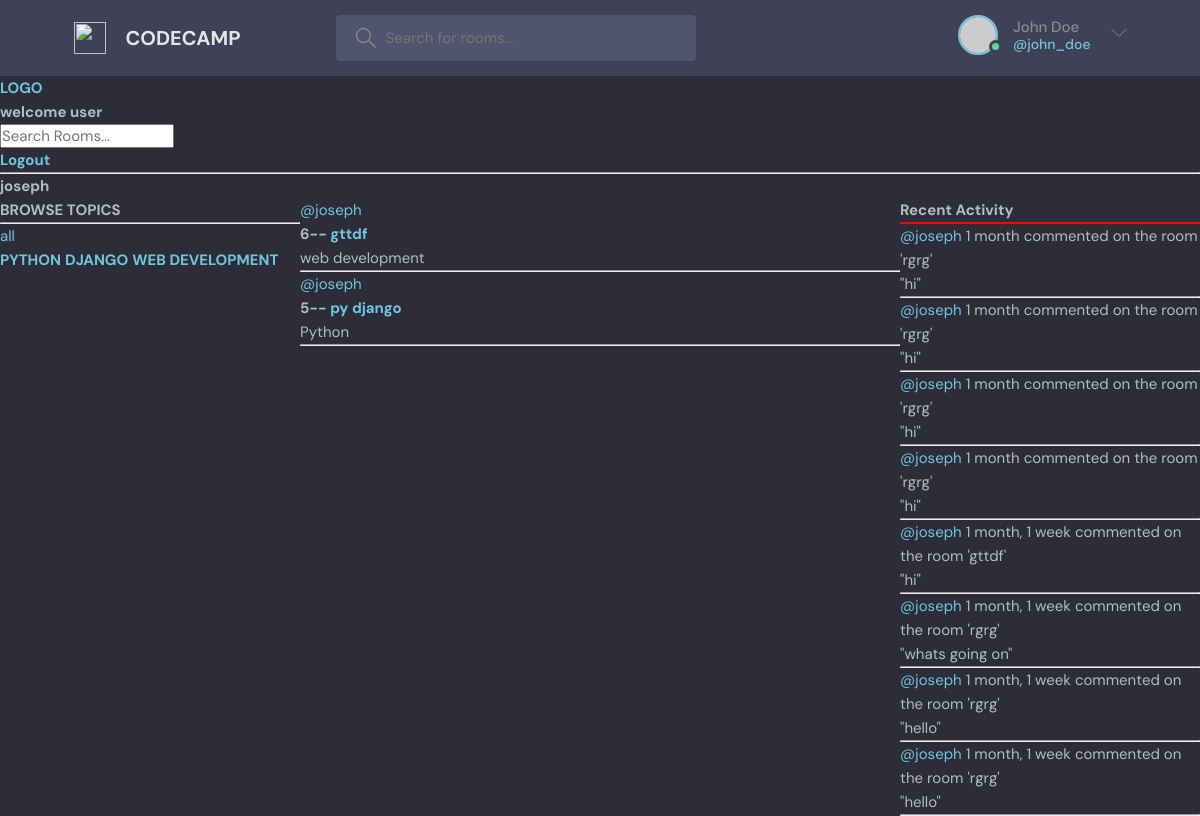
Page /user-profile/2/ (signed in) on the committed database.
### base/models.py (models this page shows, shortened)
class Topic(models.Model):
    name=models.CharField(max_length=200)

class Room(models.Model):
    host=models.ForeignKey(User, on_delete= models.SET_NULL, null=True)
    topic= models.ForeignKey(Topic, on_delete= models.SET_NULL, null=True)
    name= models.CharField(max_length=200)
    description= models.TextField(null=True, blank= True)
    participants= models.ManyToManyField(User, related_name='participants', blank=True)
    updated= models.DateTimeField(auto_now= True)
    created= models.DateTimeField( auto_now_add= True)
    def __str__(self):
        return self.name
    class Meta:
        ordering= ['-updated', '-created']

class Message(models.Model):
    user= models.ForeignKey(User, on_delete=models.CASCADE )
    room= models.ForeignKey(Room, on_delete=models.CASCADE )
    body= models.TextField()
    updated= models.DateTimeField(auto_now= True)
    created= models.DateTimeField( auto_now_add= True)
    def __str__(self):
        return self.body[0:50]
    class Meta:
        ordering= ['-updated', '-created']

### base/views.py (the view)
# urls.py: path('user-profile/<str:pk>/', views.user_profile, name= 'profile'),
@login_required(login_url= 'login')
def user_profile(request, pk):
    user= User.objects.get(id=pk)
    rooms= user.room_set.all()
    room_messages= user.message_set.all()
    topics= Topic.objects.all()
    context= {'user': user, 'rooms':rooms, 'room_messages': room_messages, 'topics': topics}
    return render(request, 'base/profile.html', context )

### base/templates/base/profile.html (shortened to what this page needs)
{% extends 'main.html'%}
{% block content%}
<h1> {{user.username}}</h1>
<div class="profile-container">
    <div>
        {% include 'base/topic_component.html'%}
    </div>
    <div>
        {% include 'base/feed_component.html'%}
    </div>
    <div>
        {% include 'base/activity_component.html'%}
    </div>
</div>
{%endblock%}

### templates/navbar.html
<a href="/">
    <h1> LOGO </h1>
</a>
{%if request.user.is_authenticated%}
    <h3> welcome {{request.user}}</h3>
{%endif%}
<form method="GET" action="{% url 'home'%}">
    <input type="text" name="q" placeholder="Search Rooms..." />
</form>
{%if request.user.is_authenticated%}
    <h4> <a href="{% url 'logout'%}"> Logout</a></h4>
{%else%}
    <a href="{% url 'login'%}">Login</a>
{%endif%}
<hr>

### base/templates/base/topic_component.html
<h3> BROWSE TOPICS</h3>
<hr>
<div>
    <a href="{% url 'home'%}"> all</a>
</div>
{%for topic in topics%}
    <a href="{% url 'home' %}?q={{topic.name}}"><h4>{{topic.name|upper}}</h4></a>
{%endfor%}

### base/templates/base/feed_component.html (shortened to what this page needs)
{%for room in rooms %}
<div>
    <span> <a href="{% url 'profile' room.host.id %}">@{{room.host.username}}</a></span>
    <h5>{{room.id}}-- <a href="{% url 'room' room.id %}">{{room.name}}</a></h5>
    <small>{{room.topic.name}}</small>
    <hr />
</div>
{%endfor%}

### base/templates/base/activity_component.html (shortened to what this page needs)
    <h3>Recent Activity</h3>
    <hr color="red">
    {%for room_message in room_messages%}
    <div>
        <small><a href="{% url 'profile' room_message.user.id %}">@{{room_message.user}}</a> {{room_message.created|timesince}}</small>
        <small> commented on the room '{{room_message.room}}'</small>
        <p>"{{room_message}}"</p>
        <hr>
    </div>
    {%endfor%}

### static/styles/style.css (style rules this page uses)
:root { --color-main: #71c6dd; --color-main-light: #e1f6fb; --color-dark: #3f4156; --color-dark-medium: #51546e; --color-dark-light: #696d97; --color-light: #e5e5e5; --color-gray: #8b8b8b; --color-light-gray: #b2bdbd; --color-bg: #2d2d39; --color-success: #5dd693; --color-error: #fc4b0b; }
* { font-family: "DM Sans", -apple-system, BlinkMacSystemFont, "Segoe UI", Roboto, Oxygen, Ubuntu, Cantarell, "Open Sans", "Helvetica Neue", sans-serif; margin: 0; padding: 0; box-sizing: border-box; text-rendering: optimizeLegibility; font-size: inherit; }
html { font-size: 56.25%; }
@media only screen and (min-width: 1200px) { html { font-size: 62.5%; } }
body { line-height: 1.6; font-weight: 400; font-size: 1.5rem; color: var(--color-light-gray); background-color: var(--color-bg); min-height: 100vh; }
a { display: inline-block; color: var(--color-main); text-decoration: none; }

### base/templates/base/profile.html (style rules this page uses)
.profile-container { display: grid; grid-template-columns: 1fr 2fr 1fr; }

### rows in the picture
Topic: name "PYTHON"
Topic: name "DJANGO"
Topic: name "WEB DEVELOPMENT"
Room: host.username "joseph", id "6", name "gttdf", topic.name "web development"
Room: host.username "joseph", id "5", name "py django", topic.name "Python"
Message: user "joseph", created "1 month", room "rgrg", body "hi"
Message: user "joseph", created "1 month", room "rgrg", body "hi"
Message: user "joseph", created "1 month", room "rgrg", body "hi"
Message: user "joseph", created "1 month", room "rgrg", body "hi"
Message: user "joseph", created "1 month, 1 week", room "gttdf", body "hi"
Message: user "joseph", created "1 month, 1 week", room "rgrg", body "whats going on"
Message: user "joseph", created "1 month, 1 week", room "rgrg", body "hello"
Message: user "joseph", created "1 month, 1 week", room "rgrg", body "hello"

### other values in the picture
{{ request.user }} "user"
{{ user.username }} "joseph"
